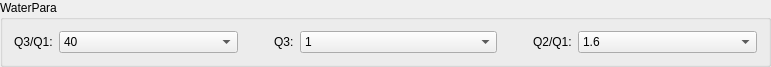
  <widget class="QGroupBox" name="gBoxWaterPara">
   <property name="geometry">
    <rect>
     <x>0</x>
     <y>220</y>
     <width>771</width>
     <height>54</height>
    </rect>
   </property>
   <property name="title">
    <string>WaterPara</string>
   </property>
   <layout class="QGridLayout" name="gridLayout_24">
    <item row="0" column="0">
     <layout class="QGridLayout" name="gridLayout_13">
      <item row="0" column="0">
       <widget class="QLabel" name="label_30">
        <property name="sizePolicy">
         <sizepolicy hsizetype="Fixed" vsizetype="Preferred">
          <horstretch>0</horstretch>
          <verstretch>0</verstretch>
         </sizepolicy>
        </property>
        <property name="text">
         <string>Q3/Q1:</string>
        </property>
       </widget>
      </item>
      <item row="0" column="1">
       <widget class="QComboBox" name="cmbQ3BiQ1">
        <item>
         <property name="text">
          <string>40</string>
         </property>
        </item>
        <item>
         <property name="text">
          <string>50</string>
         </property>
        </item>
        <item>
         <property name="text">
          <string>63</string>
         </property>
        </item>
        <item>
         <property name="text">
          <string>80</string>
         </property>
        </item>
        <item>
         <property name="text">
          <string>100</string>
         </property>
        </item>
        <item>
         <property name="text">
          <string>125</string>
         </property>
        </item>
       </widget>
      </item>
     </layout>
    </item>
    <item row="0" column="1">
     <spacer name="horizontalSpacer_29">
      <property name="orientation">
       <enum>Qt::Horizontal</enum>
      </property>
      <property name="sizeType">
       <enum>QSizePolicy::Fixed</enum>
      </property>
      <property name="sizeHint" stdset="0">
       <size>
        <width>30</width>
        <height>20</height>
       </size>
      </property>
     </spacer>
    </item>
    <item row="0" column="2">
     <layout class="QGridLayout" name="gridLayout_21">
      <item row="0" column="0">
       <widget class="QLabel" name="label_31">
        <property name="sizePolicy">
         <sizepolicy hsizetype="Fixed" vsizetype="Preferred">
          <horstretch>0</horstretch>
          <verstretch>0</verstretch>
         </sizepolicy>
        </property>
        <property name="text">
         <string>Q3:</string>
        </property>
       </widget>
      </item>
      <item row="0" column="1">
       <widget class="QComboBox" name="cmbQ3">
        <item>
         <property name="text">
          <string>1</string>
         </property>
        </item>
        <item>
         <property name="text">
          <string>1.6</string>
         </property>
        </item>
        <item>
         <property name="text">
          <string>2.5</string>
         </property>
        </item>
        <item>
         <property name="text">
          <string>4</string>
         </property>
        </item>
        <item>
         <property name="text">
          <string>6.3</string>
         </property>
        </item>
        <item>
         <property name="text">
          <string>10</string>
         </property>
        </item>
        <item>
         <property name="text">
          <string>16</string>
         </property>
        </item>
        <item>
         <property name="text">
          <string>25</string>
         </property>
        </item>
       </widget>
      </item>
     </layout>
    </item>
    <item row="0" column="3">
     <spacer name="horizontalSpacer_30">
      <property name="orientation">
       <enum>Qt::Horizontal</enum>
      </property>
      <property name="sizeType">
       <enum>QSizePolicy::Fixed</enum>
      </property>
      <property name="sizeHint" stdset="0">
       <size>
        <width>30</width>
        <height>20</height>
       </size>
      </property>
     </spacer>
    </item>
    <item row="0" column="4">
     <layout class="QGridLayout" name="gridLayout_23">
      <item row="0" column="0">
       <widget class="QLabel" name="label_32">
        <property name="sizePolicy">
         <sizepolicy hsizetype="Fixed" vsizetype="Preferred">
          <horstretch>0</horstretch>
          <verstretch>0</verstretch>
         </sizepolicy>
        </property>
        <property name="text">
         <string>Q2/Q1:</string>
        </property>
       </widget>
      </item>
      <item row="0" column="1">
       <widget class="QComboBox" name="cmbQ2BiQ1">
        <item>
         <property name="text">
          <string>1.6</string>
         </property>
        </item>
        <item>
         <property name="text">
          <string>2.5</string>
         </property>
        </item>
        <item>
         <property name="text">
          <string>4</string>
         </property>
        </item>
        <item>
         <property name="text">
          <string>6.3</string>
         </property>
        </item>
       </widget>
      </item>
     </layout>
    </item>
   </layout>
  </widget>
